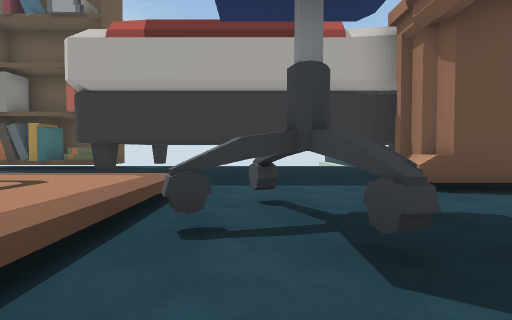
View 1 (above)

16 first-person views from a walk through a 3-D level made in the Unity game engine. The camera is 1.2 m above the floor, tilts 2° down and sees 75° across. Doors are open. The floor is counted in squares, 2 m on a side. Each view is taken from the middle of a square. On the plan, view 1 faces up. The plan holds only what a view shows up to about 10 squares ahead; the rest is blank. The place goes on beyond the plan.

View 2
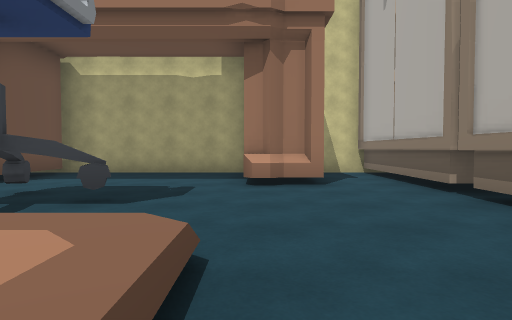

View 3
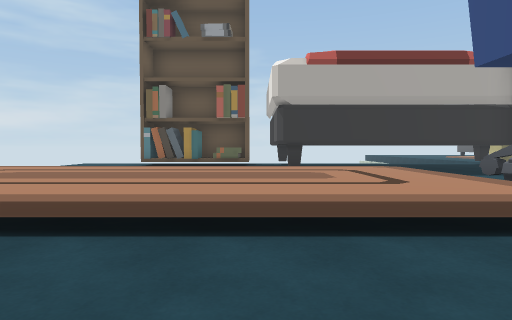

View 4
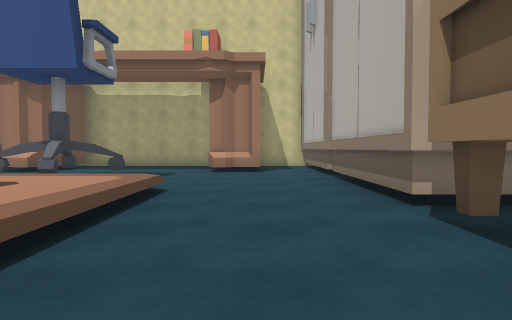

View 5
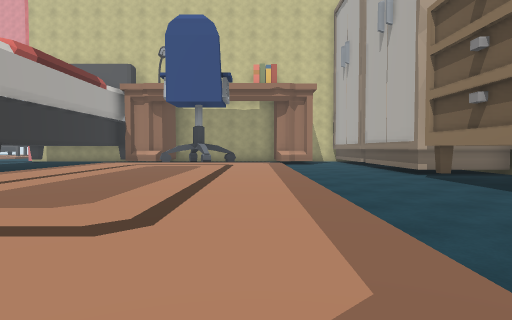

View 6
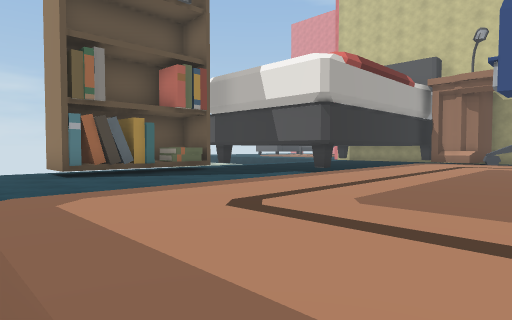

View 7
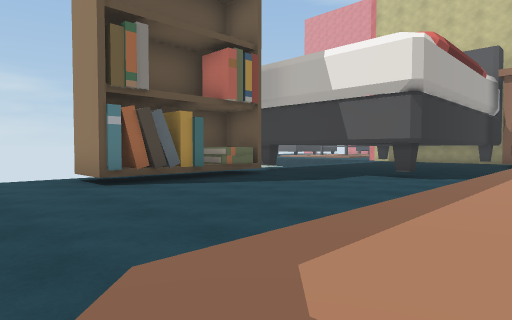

View 8
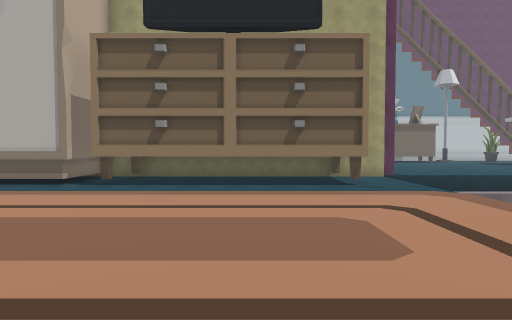

View 9
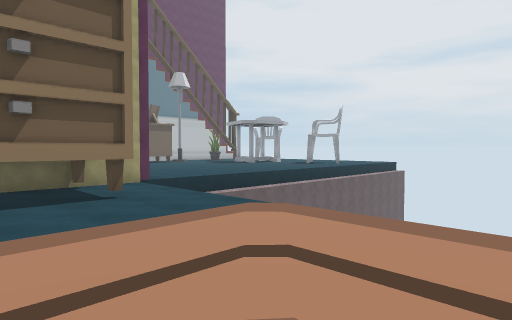

View 10
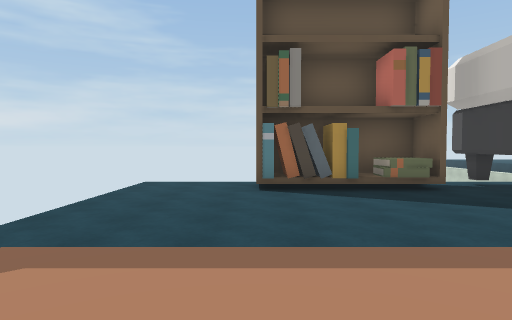

View 11
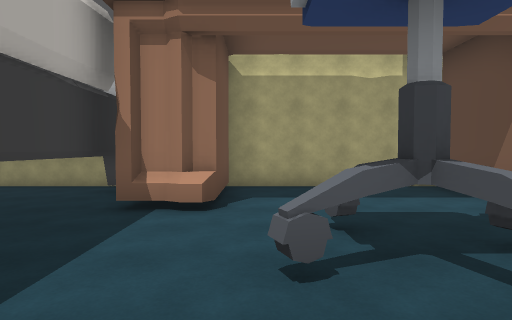

View 12
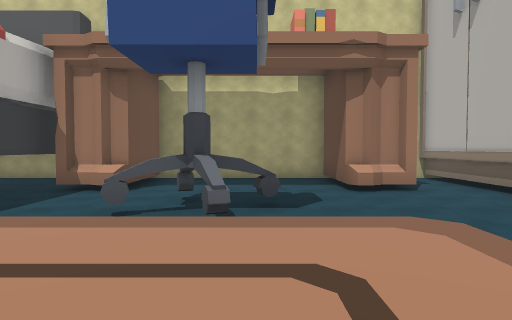

View 13
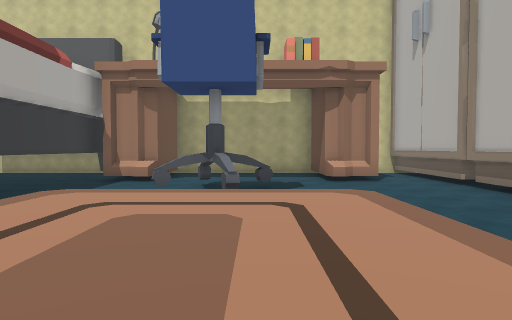

View 14
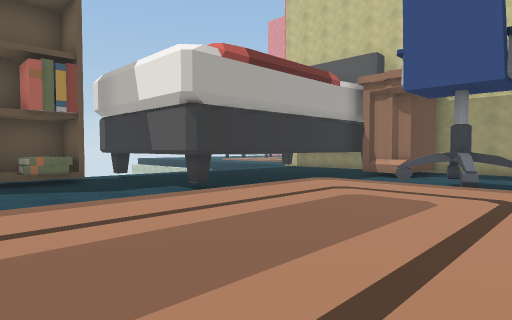

View 15
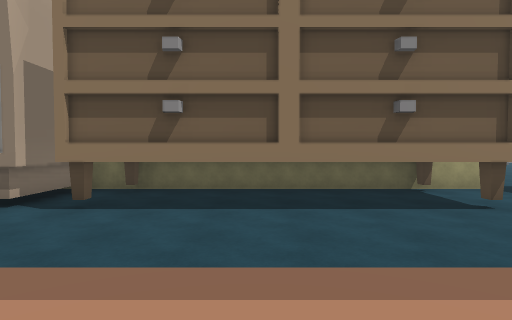

View 16
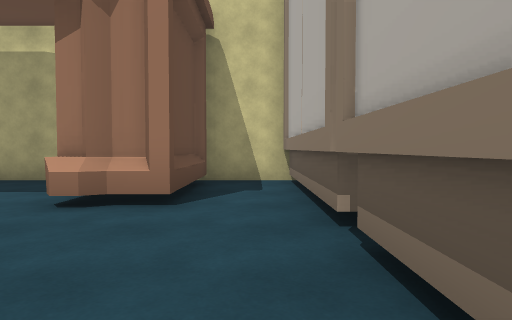

### Floor plan
Key: @ floor where view 1 was taken; # wall or solid block; . main floor; : floor 0.5 m higher than the main floor; / step, stairs or slope; = window, fence, low wall or low ledge; ^ raised ledge; v drop or lower ground; O other object.
Columns run from 12 left of view 1 to 6 right of it. Each row starts with its distance up from view 1.
 11  v....##v.
 10  v...OOO.#        #
  9  v.......#       .#
  8  v.......#       .#
  7  v.......########.#
  6  v...............
  5   //////////...####
  4   /::::::::/=.....#
  3   /::::::::/^^....#
  2   /::::::::/.=....#
  1   /::::::::/......#
  0   ..........@..####
 -1  v.............####
 -2  v................#
 -3  v.######.#########
 -4  v.######.#
 -5 v##########

Where each view was taken, in squares from view 1:
view 1: 0 up, 0 right, facing up
view 2: 0 up, 3 left, facing right
view 3: 2 down, 4 left, facing up
view 4: 1 down, 6 left, facing right
view 5: 1 up, 10 left, facing right
view 6: 2 up, 10 left, facing up-right
view 7: 4 up, 10 left, facing up-right
view 8: 5 up, 7 left, facing down
view 9: 3 up, 7 left, facing down-left
view 10: 3 up, 8 left, facing up
view 11: 4 up, 2 left, facing right
view 12: 2 up, 4 left, facing right
view 13: 2 up, 6 left, facing right
view 14: 1 up, 7 left, facing up-right
view 15: 2 up, 6 left, facing down
view 16: 2 down, 1 left, facing right
